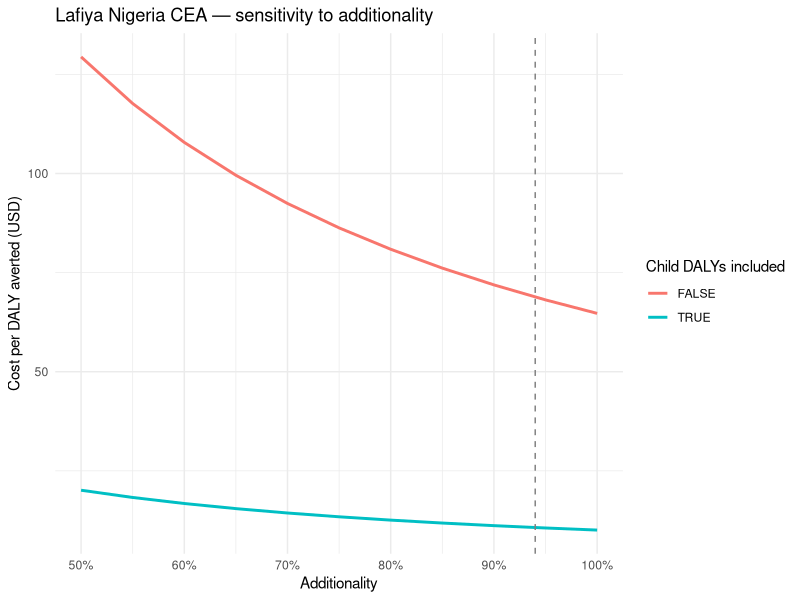

The R source for this figure:
#1.Input Table(RP base case, 2025 Q1)
cost_total <- 215817
doses <- 74909
cyp_per_dose <- 0.25
additionality_base <- 0.94
daly_mat_rp <- 3135
daly_chd_rp <- 17050

lafiya <- function(additionality = 0.94, include_child = TRUE) {
  scale <- additionality/additionality_base
  dalys_m <- daly_mat_rp *scale
  dalys_c <- if (include_child) daly_chd_rp*scale else 0
  c(cost_per_daly_total= cost_total/(dalys_m + dalys_c),
    cost_per_daly_mat = cost_total/dalys_m,
    cost_per_daly_chd = if (include_child) cost_total/dalys_c else NA)
}
lafiya(0.94) 
lafiya(0.70) 
lafiya(0.70, include_child=FALSE)
#Verified base case: lafiya(0.94)--> 10.69 / 68.84 / 12.66.
   

#2. Sensitivity Grid
#Requires:tidyverse(install.packages("tidyverse"))
library(tidyverse)
grid <- expand_grid(add = seq(0.5, 1.0, by = 0.05),
                    child = c(TRUE, FALSE)) |>
  mutate(cpd = map2_dbl(add, child, ~ lafiya(.x, include_child = .y)[[1]]))
print(grid, n = Inf)


#3. Sensitivity Analysis Chart
p <- ggplot(grid, aes(add, cpd, colour = child)) +
  geom_line(linewidth = 1) +
  labs(x = "Additionality", y = "Cost per DALY averted (USD)",
       colour = "Child DALYs included",
       title = "Lafiya Nigeria CEA — sensitivity to additionality") +
  geom_vline(xintercept = 0.94, linetype = "dashed", colour = "grey50") +
  scale_x_continuous(labels = scales::percent) +
  theme_minimal()
ggsave("sensitivity.png", p, width = 7, height = 4, dpi = 150)
